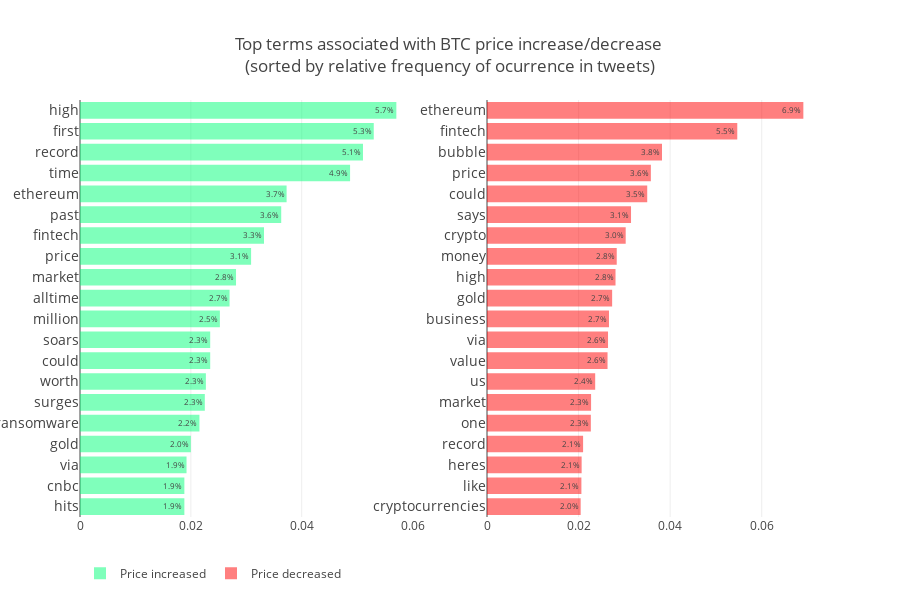

Write notebook code for a chart like this one.
### Code cell
# Make a chart with top words associated with UP and DOWN

df1 = freq_up[:20].sort_values("prob",ascending=True)
df2 = freq_down[:20].sort_values("prob",ascending=True)
x = "prob"
y = "token"
text = x

trace1 = go.Bar(
            x=df1[x],
            y=df1[y],
            text= (df1[text]*100).round(1).astype("str")+"%",
            textposition = 'inside',
            marker=dict(
                color='rgba(0,255,120,0.5)',
            ),
            orientation = 'h',
            name = "Price increased"
        )
trace2 = go.Bar(
            x=df2[x],
            y=df2[y],
            text=(df2[text]*100).round(1).astype("str")+"%",
            textposition = 'inside',
            marker=dict(
                color='rgba(255,0,0,0.5)',
            ),
            orientation = 'h',
            name = "Price decreased"
        )

fig = tools.make_subplots(rows=1, cols=2)

fig.append_trace(trace1, 1, 1)
fig.append_trace(trace2, 1, 2)

fig['layout'].update(height=600, width=900, title='Top terms associated with BTC price increase/decrease \
<br>(sorted by relative frequency of ocurrence in tweets)',
                     legend=dict(orientation="h"))
fig['layout']["yaxis1"].update(tickfont=dict(size=14))
fig['layout']["yaxis2"].update(tickfont=dict(size=14))

iplot(fig, filename='simple-subplot')

### Figure 1 — Plotly figure (JSON) as saved in the notebook; plotly's stock layout.template omitted (floating-point values rounded to 4 significant figures)
{"data": [{"marker": {"color": "rgba(0,255,120,0.5)"}, "name": "Price increased", "orientation": "h", "text": ["1.9%", "1.9%", "1.9%", "2.0%", "2.2%", "2.3%", "2.3%", "2.3%", "2.3%", "2.5%", "2.7%", "2.8%", "3.1%", "3.3%", "3.6%", "3.7%", "4.9%", "5.1%", "5.3%", "5.7%"], "textposition": "inside", "type": "bar", "x": [0.01883, 0.01883, 0.01922, 0.02, 0.02155, 0.02252, 0.02271, 0.02349, 0.02349, 0.02524, 0.02699, 0.02815, 0.03087, 0.0332, 0.0363, 0.03727, 0.04873, 0.05106, 0.053, 0.05708], "xaxis": "x1", "y": ["hits", "cnbc", "via", "gold", "ransomware", "surges", "worth", "could", "soars", "million", "alltime", "market", "price", "fintech", "past", "ethereum", "time", "record", "first", "high"], "yaxis": "y1"}, {"marker": {"color": "rgba(255,0,0,0.5)"}, "name": "Price decreased", "orientation": "h", "text": ["2.0%", "2.1%", "2.1%", "2.1%", "2.3%", "2.3%", "2.4%", "2.6%", "2.6%", "2.7%", "2.7%", "2.8%", "2.8%", "3.0%", "3.1%", "3.5%", "3.6%", "3.8%", "5.5%", "6.9%"], "textposition": "inside", "type": "bar", "x": [0.02046, 0.02062, 0.02067, 0.02099, 0.02268, 0.02273, 0.02363, 0.02633, 0.02643, 0.02664, 0.02733, 0.02807, 0.02833, 0.03029, 0.03145, 0.03499, 0.03579, 0.03822, 0.05466, 0.06909], "xaxis": "x2", "y": ["cryptocurrencies", "like", "heres", "record", "one", "market", "us", "value", "via", "business", "gold", "high", "money", "crypto", "says", "could", "price", "bubble", "fintech", "ethereum"], "yaxis": "y2"}], "layout": {"height": 600, "legend": {"orientation": "h"}, "title": "Top terms associated with BTC price increase/decrease <br>(sorted by relative frequency of ocurrence in tweets)", "width": 900, "xaxis1": {"anchor": "y1", "domain": [0, 0.45]}, "xaxis2": {"anchor": "y2", "domain": [0.55, 1]}, "yaxis1": {"anchor": "x1", "domain": [0, 1], "tickfont": {"size": 14}}, "yaxis2": {"anchor": "x2", "domain": [0, 1], "tickfont": {"size": 14}}}}
